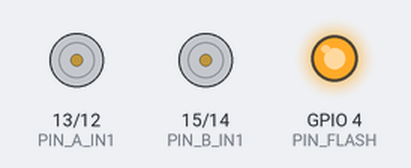
Bench run of a sketch on a simulated ESP32. Parts: motor-driver pin pairs drawn as motors (green arrow = first pin HIGH = forward, orange = second pin HIGH = backward, longer = more drive), output pins drawn as LEDs (lit = HIGH).

Above: at 0.1 s.
At 5.1 s:
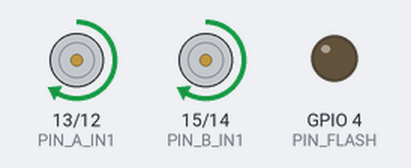
At 8.4 s:
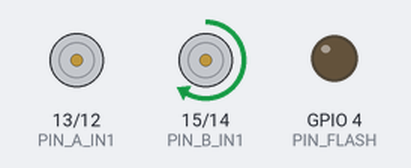
At 10.1 s:
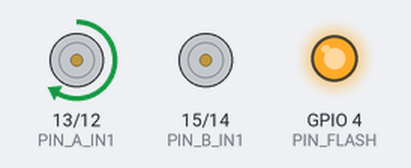
At 15.1 s:
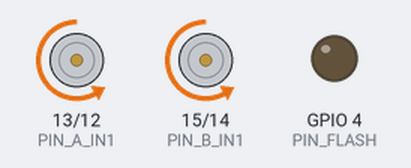
At 17.1 s:
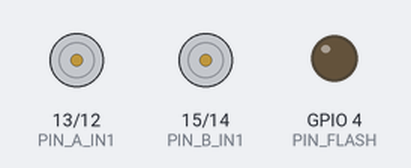
Timing chart, 0 to 18.6 s (numbered marks = the images above):
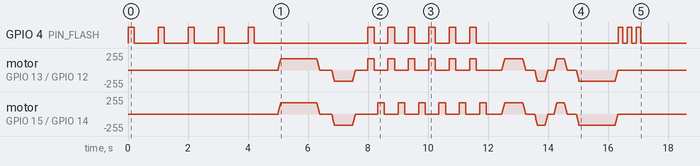

The sketch:

16_show_now.ino
```cpp
/*
 * 16_show_now - номер для показа. Wi-Fi нет, Serial нет, серво нет.
 * Эта версия отработала на школьном показе 25.09.
 *
 * WIRING_SIDES 0 - моторы сгруппированы ПЕРЕДНИЕ / ЗАДНИЕ.
 *                  Поворотов нет, номер едет по прямой.
 * WIRING_SIDES 1 - моторы сгруппированы ЛЕВЫЕ / ПРАВЫЕ (после
 *                  перестановки проводов на драйвере). Есть повороты.
 *
 * Серво отключить физически: они воют и не двигаются, причина не найдена.
 *
 * Порядок: фара мигает 5 сек -> номер -> три мигания. RESET для повтора.
 */

#define WIRING_SIDES 0

// ---- ПРАВКА НАПРАВЛЕНИЯ. Меняй 0 на 1, если едет не туда.
#define INVERT_A 0    // группа на пинах 13/12
#define INVERT_B 0    // группа на пинах 15/14

// ---- пины
#define PIN_A_IN1 13
#define PIN_A_IN2 12
#define PIN_B_IN1 15
#define PIN_B_IN2 14
#define PIN_FLASH  4

// ---- каналы
#define CH_A1 2
#define CH_A2 3
#define CH_B1 4
#define CH_B2 5

#define MOTOR_FREQ 1000
#define MOTOR_RES  8

// ---- подстройка номера
#define SPEED_FWD   170   // скорость вперёд 0..255
#define SPEED_TURN  180   // скорость поворота (только WIRING_SIDES 1)
#define DRIVE_MS   1200   // длина проезда, мс
#define TURN_MS    1300   // время поворота на 90 град, мс
#define SHUFFLE_MS  220   // длина одного шага "шарканья"
#define SHUFFLE_N     6   // сколько шагов

#if ESP_ARDUINO_VERSION_MAJOR >= 3
  #define PWM_SETUP(pin, ch, freq, res) ledcAttach(pin, freq, res)
  #define PWM_WRITE(pin, ch, duty)      ledcWrite(pin, duty)
#else
  #define PWM_SETUP(pin, ch, freq, res) do { ledcSetup(ch, freq, res); \
                                             ledcAttachPin(pin, ch); } while (0)
  #define PWM_WRITE(pin, ch, duty)      ledcWrite(ch, duty)
#endif

// ------------------------------------------------------------------ моторы
// a, b от -255 (назад) до 255 (вперёд). Что такое a и b - зависит от
// того, как провода воткнуты в драйвер: передние/задние или левые/правые.
static void motors(int a, int b) {
#if INVERT_A
  a = -a;
#endif
#if INVERT_B
  b = -b;
#endif

  if (a > 255)  a = 255;
  if (a < -255) a = -255;
  if (b > 255)  b = 255;
  if (b < -255) b = -255;

  if (a >= 0) {
    PWM_WRITE(PIN_A_IN1, CH_A1, a);
    PWM_WRITE(PIN_A_IN2, CH_A2, 0);
  } else {
    PWM_WRITE(PIN_A_IN1, CH_A1, 0);
    PWM_WRITE(PIN_A_IN2, CH_A2, -a);
  }

  if (b >= 0) {
    PWM_WRITE(PIN_B_IN1, CH_B1, b);
    PWM_WRITE(PIN_B_IN2, CH_B2, 0);
  } else {
    PWM_WRITE(PIN_B_IN1, CH_B1, 0);
    PWM_WRITE(PIN_B_IN2, CH_B2, -b);
  }
}

static void allStop() { motors(0, 0); }

// Плавный разгон, чтобы робот не дёргался и не буксовал.
static void ramp(int aFrom, int bFrom, int aTo, int bTo) {
  for (int i = 1; i <= 12; i++) {
    motors(aFrom + (aTo - aFrom) * i / 12,
           bFrom + (bTo - bFrom) * i / 12);
    delay(8);
  }
}

static void goFwd(int ms) {
  ramp(0, 0, SPEED_FWD, SPEED_FWD);
  delay(ms);
  ramp(SPEED_FWD, SPEED_FWD, 0, 0);
  allStop();
}

static void goBack(int ms) {
  ramp(0, 0, -SPEED_FWD, -SPEED_FWD);
  delay(ms);
  ramp(-SPEED_FWD, -SPEED_FWD, 0, 0);
  allStop();
}

// -------------------------------------------------------------------- фара
static void blink(int times, int onMs, int offMs) {
  for (int i = 0; i < times; i++) {
    digitalWrite(PIN_FLASH, HIGH);
    delay(onMs);
    digitalWrite(PIN_FLASH, LOW);
    delay(offMs);
  }
}

// -------------------------------------------------------------------- акты
#if WIRING_SIDES

// Провода стоят по бортам: группа A = левый борт, B = правый.
static void spinRight(int ms) {
  ramp(0, 0, SPEED_TURN, 0);
  delay(ms);
  ramp(SPEED_TURN, 0, 0, 0);
  allStop();
}

static void spinLeft(int ms) {
  ramp(0, 0, 0, SPEED_TURN);
  delay(ms);
  ramp(0, SPEED_TURN, 0, 0);
  allStop();
}

static void actMain() {
  // Квадрат из четырёх сторон.
  for (int side = 0; side < 4; side++) {
    goFwd(DRIVE_MS);
    delay(250);
    spinRight(TURN_MS);
    delay(250);
  }
  delay(400);

  // Покачивание влево-вправо.
  for (int i = 0; i < 3; i++) {
    spinLeft(450);
    delay(150);
    spinRight(900);
    delay(150);
    spinLeft(450);
    delay(300);
  }
}

#else

// Провода стоят передние/задние: поворотов нет.
// "Шарканье" - по очереди толкает передняя и задняя пара. Смотрится
// как будто робот переступает с ноги на ногу.
static void actShuffle() {
  for (int i = 0; i < SHUFFLE_N; i++) {
    motors(SPEED_FWD, 0);
    digitalWrite(PIN_FLASH, HIGH);
    delay(SHUFFLE_MS);
    allStop();
    digitalWrite(PIN_FLASH, LOW);
    delay(120);

    motors(0, SPEED_FWD);
    delay(SHUFFLE_MS);
    allStop();
    delay(120);
  }
}

static void actMain() {
  goFwd(DRIVE_MS);          // выехал
  delay(400);
  goBack(DRIVE_MS / 2);     // откатился
  delay(400);
  actShuffle();             // переступил с ноги на ногу
  delay(400);
  goFwd(DRIVE_MS / 2);      // рывок вперёд
  delay(300);
  goBack(250);              // поклон: назад
  delay(200);
  goFwd(250);               // и вперёд
  delay(300);
  goBack(DRIVE_MS);         // уехал назад на место
}

#endif

// ------------------------------------------------------------------- setup
void setup() {
  pinMode(PIN_FLASH, OUTPUT);
  digitalWrite(PIN_FLASH, LOW);

  PWM_SETUP(PIN_A_IN1, CH_A1, MOTOR_FREQ, MOTOR_RES);
  PWM_SETUP(PIN_A_IN2, CH_A2, MOTOR_FREQ, MOTOR_RES);
  PWM_SETUP(PIN_B_IN1, CH_B1, MOTOR_FREQ, MOTOR_RES);
  PWM_SETUP(PIN_B_IN2, CH_B2, MOTOR_FREQ, MOTOR_RES);
  allStop();

  // 5 секунд на то, чтобы поставить робота на пол и отойти.
  blink(5, 200, 800);

  actMain();

  allStop();
  blink(3, 150, 150);
  digitalWrite(PIN_FLASH, LOW);
}

void loop() {
  allStop();
  delay(1000);
}
```
